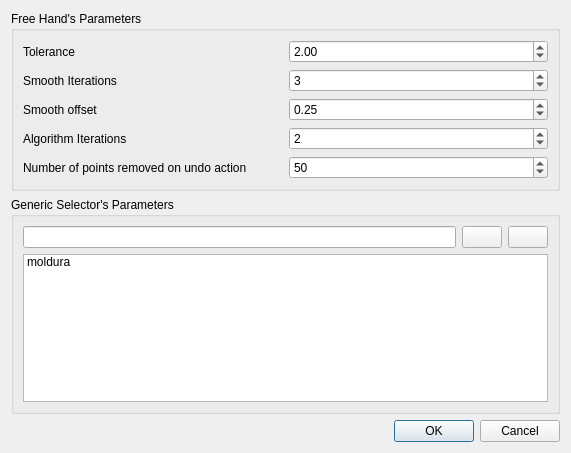
<?xml version="1.0" encoding="UTF-8"?>
<ui version="4.0">
 <class>Options</class>
 <widget class="QDialog" name="Options">
  <property name="geometry">
   <rect>
    <x>0</x>
    <y>0</y>
    <width>571</width>
    <height>453</height>
   </rect>
  </property>
  <property name="windowTitle">
   <string>DSGTools Options</string>
  </property>
  <layout class="QGridLayout" name="gridLayout_2">
   <item row="0" column="0">
    <widget class="QgsCollapsibleGroupBox" name="mGroupBox">
     <property name="title">
      <string>Free Hand's Parameters</string>
     </property>
     <property name="saveCollapsedState">
      <bool>false</bool>
     </property>
     <layout class="QGridLayout" name="gridLayout">
      <item row="2" column="1">
       <widget class="QgsDoubleSpinBox" name="smoothOffsetQgsDoubleSpinBox">
        <property name="value">
         <double>0.250000000000000</double>
        </property>
       </widget>
      </item>
      <item row="1" column="0">
       <widget class="QLabel" name="label_2">
        <property name="text">
         <string>Smooth Iterations</string>
        </property>
       </widget>
      </item>
      <item row="0" column="1">
       <widget class="QgsDoubleSpinBox" name="toleranceQgsDoubleSpinBox">
        <property name="value">
         <double>2.000000000000000</double>
        </property>
       </widget>
      </item>
      <item row="3" column="0">
       <widget class="QLabel" name="label_4">
        <property name="text">
         <string>Algorithm Iterations</string>
        </property>
       </widget>
      </item>
      <item row="0" column="0">
       <widget class="QLabel" name="label">
        <property name="text">
         <string>Tolerance</string>
        </property>
       </widget>
      </item>
      <item row="1" column="1">
       <widget class="QgsSpinBox" name="smoothIterationsQgsSpinBox">
        <property name="value">
         <number>3</number>
        </property>
       </widget>
      </item>
      <item row="2" column="0">
       <widget class="QLabel" name="label_3">
        <property name="text">
         <string>Smooth offset</string>
        </property>
       </widget>
      </item>
      <item row="3" column="1">
       <widget class="QgsSpinBox" name="algIterationsQgsSpinBox">
        <property name="value">
         <number>2</number>
        </property>
       </widget>
      </item>
      <item row="4" column="1">
       <widget class="QgsSpinBox" name="undoQgsSpinBox">
        <property name="value">
         <number>50</number>
        </property>
       </widget>
      </item>
      <item row="4" column="0">
       <widget class="QLabel" name="label_5">
        <property name="text">
         <string>Number of points removed on undo action</string>
        </property>
       </widget>
      </item>
     </layout>
    </widget>
   </item>
   <item row="1" column="0">
    <widget class="QgsCollapsibleGroupBox" name="mGroupBox_2">
     <property name="title">
      <string>Generic Selector's Parameters</string>
     </property>
     <layout class="QGridLayout" name="gridLayout_3">
      <item row="0" column="0">
       <layout class="QHBoxLayout" name="horizontalLayout">
        <item>
         <widget class="QLineEdit" name="addParameterLineEdit"/>
        </item>
        <item>
         <widget class="QPushButton" name="addPushButton">
          <property name="text">
           <string/>
          </property>
          <property name="icon">
           <iconset resource="resources.qrc">
            <normaloff>:/plugins/DsgTools/icons/plus.png</normaloff>:/plugins/DsgTools/icons/plus.png</iconset>
          </property>
          <property name="iconSize">
           <size>
            <width>16</width>
            <height>16</height>
           </size>
          </property>
         </widget>
        </item>
        <item>
         <widget class="QPushButton" name="removePushButton">
          <property name="text">
           <string/>
          </property>
          <property name="icon">
           <iconset resource="resources.qrc">
            <normaloff>:/plugins/DsgTools/icons/remove.png</normaloff>:/plugins/DsgTools/icons/remove.png</iconset>
          </property>
         </widget>
        </item>
       </layout>
      </item>
      <item row="1" column="0">
       <widget class="QListWidget" name="blackListWidget">
        <property name="selectionMode">
         <enum>QAbstractItemView::MultiSelection</enum>
        </property>
        <item>
         <property name="text">
          <string>moldura</string>
         </property>
        </item>
       </widget>
      </item>
     </layout>
    </widget>
   </item>
   <item row="2" column="0">
    <widget class="QDialogButtonBox" name="buttonBox">
     <property name="orientation">
      <enum>Qt::Horizontal</enum>
     </property>
     <property name="standardButtons">
      <set>QDialogButtonBox::Cancel|QDialogButtonBox::Ok</set>
     </property>
    </widget>
   </item>
  </layout>
 </widget>
 <customwidgets>
  <customwidget>
   <class>QgsCollapsibleGroupBox</class>
   <extends>QGroupBox</extends>
   <header>qgscollapsiblegroupbox.h</header>
   <container>1</container>
  </customwidget>
  <customwidget>
   <class>QgsDoubleSpinBox</class>
   <extends>QDoubleSpinBox</extends>
   <header>qgsdoublespinbox.h</header>
  </customwidget>
  <customwidget>
   <class>QgsSpinBox</class>
   <extends>QSpinBox</extends>
   <header>qgsspinbox.h</header>
  </customwidget>
 </customwidgets>
 <resources>
  <include location="resources.qrc"/>
 </resources>
 <connections>
  <connection>
   <sender>buttonBox</sender>
   <signal>accepted()</signal>
   <receiver>Options</receiver>
   <slot>accept()</slot>
   <hints>
    <hint type="sourcelabel">
     <x>248</x>
     <y>254</y>
    </hint>
    <hint type="destinationlabel">
     <x>157</x>
     <y>274</y>
    </hint>
   </hints>
  </connection>
  <connection>
   <sender>buttonBox</sender>
   <signal>rejected()</signal>
   <receiver>Options</receiver>
   <slot>reject()</slot>
   <hints>
    <hint type="sourcelabel">
     <x>316</x>
     <y>260</y>
    </hint>
    <hint type="destinationlabel">
     <x>286</x>
     <y>274</y>
    </hint>
   </hints>
  </connection>
 </connections>
</ui>
